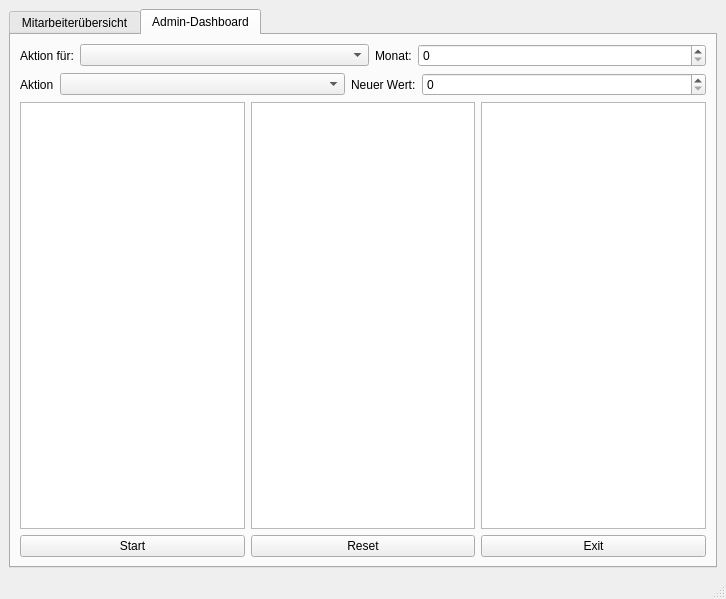
<?xml version="1.0" encoding="UTF-8"?>
<ui version="4.0">
 <class>MainWindow</class>
 <widget class="QMainWindow" name="MainWindow">
  <property name="geometry">
   <rect>
    <x>0</x>
    <y>0</y>
    <width>726</width>
    <height>599</height>
   </rect>
  </property>
  <property name="windowTitle">
   <string>MainWindow</string>
  </property>
  <widget class="QWidget" name="centralwidget">
   <layout class="QVBoxLayout" name="verticalLayout_4">
    <item>
     <widget class="QTabWidget" name="tabWidget">
      <property name="currentIndex">
       <number>1</number>
      </property>
      <widget class="QWidget" name="Mitarbeiterbersicht">
       <attribute name="title">
        <string>Mitarbeiterübersicht</string>
       </attribute>
       <layout class="QVBoxLayout" name="verticalLayout_5">
        <item>
         <layout class="QVBoxLayout" name="verticalLayout">
          <item>
           <layout class="QHBoxLayout" name="horizontalLayout_4">
            <item>
             <widget class="QLabel" name="label_4">
              <property name="text">
               <string>Verkehrsmittel:</string>
              </property>
              <property name="alignment">
               <set>Qt::AlignRight|Qt::AlignTrailing|Qt::AlignVCenter</set>
              </property>
             </widget>
            </item>
            <item>
             <widget class="QComboBox" name="comboBox_Verkehrsmittel_tab1"/>
            </item>
            <item>
             <widget class="QLabel" name="label_5">
              <property name="layoutDirection">
               <enum>Qt::LeftToRight</enum>
              </property>
              <property name="text">
               <string>Monat:</string>
              </property>
              <property name="alignment">
               <set>Qt::AlignRight|Qt::AlignTrailing|Qt::AlignVCenter</set>
              </property>
             </widget>
            </item>
            <item>
             <widget class="QSpinBox" name="spinBox_monat_tab1"/>
            </item>
            <item>
             <widget class="QCheckBox" name="checkBox_jahresansicht_tab1">
              <property name="text">
               <string>Jahresausgabe</string>
              </property>
             </widget>
            </item>
           </layout>
          </item>
          <item>
           <widget class="QTextBrowser" name="textBrowser_tab1">
            <property name="font">
             <font>
              <pointsize>12</pointsize>
             </font>
            </property>
           </widget>
          </item>
          <item>
           <layout class="QHBoxLayout" name="horizontalLayout_5">
            <item>
             <widget class="QPushButton" name="pushButton_start_tab1">
              <property name="layoutDirection">
               <enum>Qt::LeftToRight</enum>
              </property>
              <property name="text">
               <string>Start</string>
              </property>
             </widget>
            </item>
            <item>
             <widget class="QPushButton" name="pushButton_reset_tab1">
              <property name="text">
               <string>Reset</string>
              </property>
              <property name="checkable">
               <bool>false</bool>
              </property>
             </widget>
            </item>
            <item>
             <widget class="QPushButton" name="pushButton_exit_tab1">
              <property name="text">
               <string>Exit</string>
              </property>
             </widget>
            </item>
           </layout>
          </item>
         </layout>
        </item>
       </layout>
      </widget>
      <widget class="QWidget" name="AdminDashboard">
       <attribute name="title">
        <string>Admin-Dashboard</string>
       </attribute>
       <layout class="QVBoxLayout" name="verticalLayout_2">
        <item>
         <layout class="QVBoxLayout" name="verticalLayout_3">
          <item>
           <layout class="QHBoxLayout" name="horizontalLayout_6">
            <item>
             <widget class="QLabel" name="label_6">
              <property name="text">
               <string>Aktion für:</string>
              </property>
              <property name="alignment">
               <set>Qt::AlignLeading|Qt::AlignLeft|Qt::AlignVCenter</set>
              </property>
             </widget>
            </item>
            <item>
             <widget class="QComboBox" name="comboBox_Aktion_fuer">
              <property name="sizePolicy">
               <sizepolicy hsizetype="Expanding" vsizetype="Fixed">
                <horstretch>0</horstretch>
                <verstretch>0</verstretch>
               </sizepolicy>
              </property>
             </widget>
            </item>
            <item>
             <widget class="QLabel" name="label_7">
              <property name="layoutDirection">
               <enum>Qt::LeftToRight</enum>
              </property>
              <property name="text">
               <string>Monat:</string>
              </property>
              <property name="alignment">
               <set>Qt::AlignLeading|Qt::AlignLeft|Qt::AlignVCenter</set>
              </property>
             </widget>
            </item>
            <item>
             <widget class="QSpinBox" name="spinBox_monat_tab2">
              <property name="sizePolicy">
               <sizepolicy hsizetype="Expanding" vsizetype="Fixed">
                <horstretch>0</horstretch>
                <verstretch>0</verstretch>
               </sizepolicy>
              </property>
             </widget>
            </item>
           </layout>
          </item>
          <item>
           <layout class="QHBoxLayout" name="horizontalLayout">
            <item>
             <widget class="QLabel" name="label_8">
              <property name="text">
               <string>Aktion</string>
              </property>
             </widget>
            </item>
            <item>
             <widget class="QComboBox" name="comboBox_Aktion">
              <property name="sizePolicy">
               <sizepolicy hsizetype="Expanding" vsizetype="Fixed">
                <horstretch>0</horstretch>
                <verstretch>0</verstretch>
               </sizepolicy>
              </property>
             </widget>
            </item>
            <item>
             <widget class="QLabel" name="label">
              <property name="text">
               <string>Neuer Wert:</string>
              </property>
             </widget>
            </item>
            <item>
             <widget class="QSpinBox" name="spinBox">
              <property name="sizePolicy">
               <sizepolicy hsizetype="Expanding" vsizetype="Fixed">
                <horstretch>0</horstretch>
                <verstretch>0</verstretch>
               </sizepolicy>
              </property>
             </widget>
            </item>
           </layout>
          </item>
          <item>
           <layout class="QHBoxLayout" name="horizontalLayout_2">
            <item>
             <widget class="QTextBrowser" name="textBrowser_tab2_1"/>
            </item>
            <item>
             <widget class="QTextBrowser" name="textBrowser_tab2_2"/>
            </item>
            <item>
             <widget class="QTextBrowser" name="textBrowser_tab2_3"/>
            </item>
           </layout>
          </item>
          <item>
           <layout class="QHBoxLayout" name="horizontalLayout_7">
            <item>
             <widget class="QPushButton" name="pushButton_start_tab2">
              <property name="layoutDirection">
               <enum>Qt::LeftToRight</enum>
              </property>
              <property name="text">
               <string>Start</string>
              </property>
             </widget>
            </item>
            <item>
             <widget class="QPushButton" name="pushButton_reset_tab2">
              <property name="text">
               <string>Reset</string>
              </property>
              <property name="checkable">
               <bool>false</bool>
              </property>
             </widget>
            </item>
            <item>
             <widget class="QPushButton" name="pushButton_exit_tab2">
              <property name="text">
               <string>Exit</string>
              </property>
             </widget>
            </item>
           </layout>
          </item>
         </layout>
        </item>
       </layout>
      </widget>
     </widget>
    </item>
   </layout>
  </widget>
  <widget class="QMenuBar" name="menubar">
   <property name="geometry">
    <rect>
     <x>0</x>
     <y>0</y>
     <width>726</width>
     <height>26</height>
    </rect>
   </property>
  </widget>
  <widget class="QStatusBar" name="statusbar"/>
 </widget>
 <resources/>
 <connections/>
</ui>
